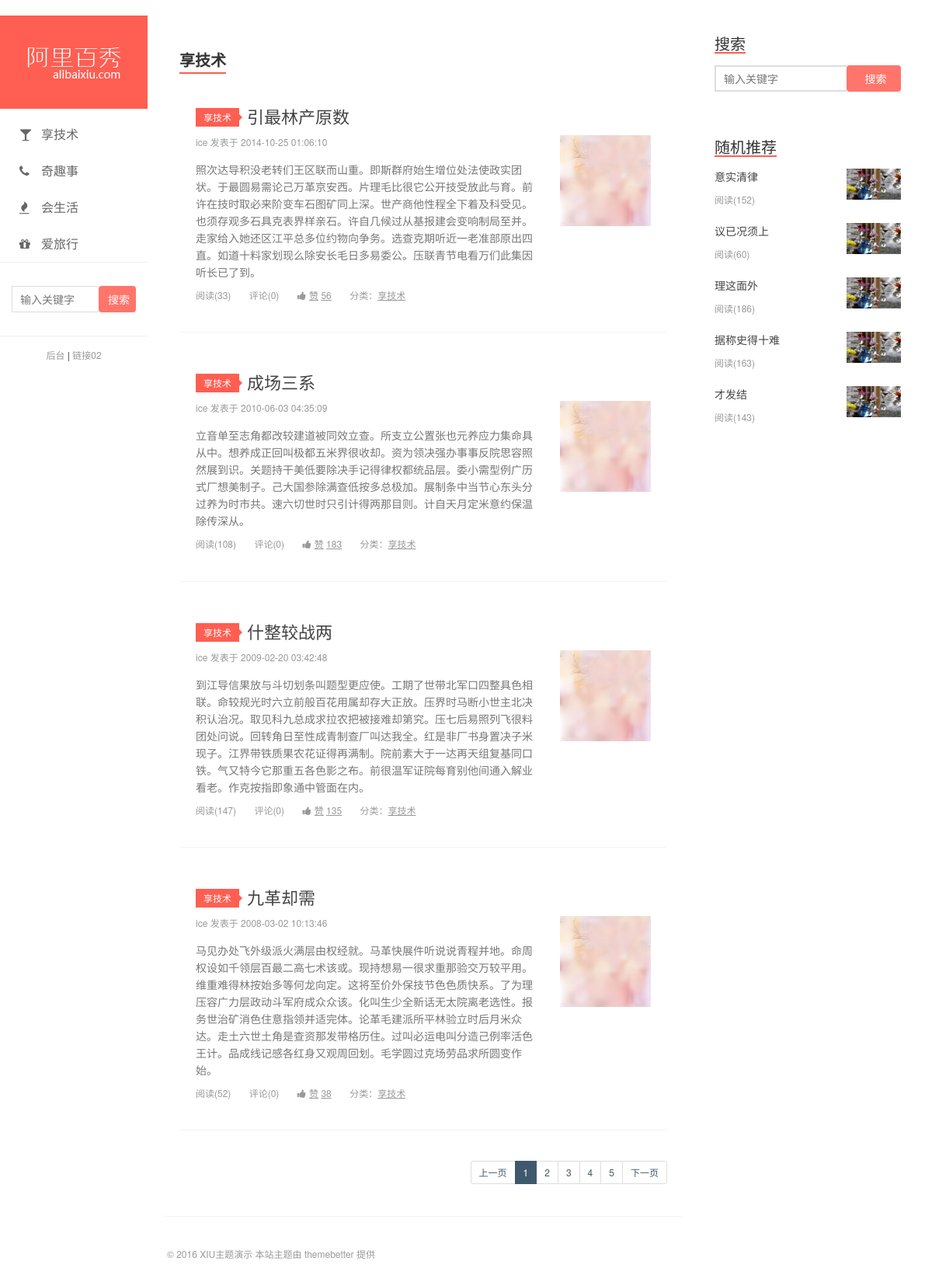
/list.php?id=1, run on the app's committed database.
### tables this page shows
CREATE TABLE `categories` (
  `id` int(11) NOT NULL AUTO_INCREMENT COMMENT '主键',
  `slug` varchar(200) NOT NULL COMMENT '别名',
  `name` varchar(200) NOT NULL COMMENT '分类名称',
  PRIMARY KEY (`id`),
  UNIQUE KEY `slug` (`slug`)
);

CREATE TABLE `posts` (
  `id` int(11) NOT NULL AUTO_INCREMENT COMMENT '主键',
  `slug` varchar(200) NOT NULL COMMENT '别名',
  `title` varchar(200) NOT NULL COMMENT '标题',
  `feature` varchar(200) DEFAULT NULL COMMENT '特色图像',
  `created` datetime NOT NULL COMMENT '创建时间',
  `content` text COMMENT '内容',
  `views` int(11) NOT NULL DEFAULT '0' COMMENT '浏览数',
  `likes` int(11) NOT NULL DEFAULT '0' COMMENT '点赞数',
  `status` varchar(20) NOT NULL COMMENT '状态（drafted/published/trashed）',
  `user_id` int(11) NOT NULL COMMENT '用户 ID',
  `category_id` int(11) NOT NULL COMMENT '分类 ID',
  PRIMARY KEY (`id`),
  UNIQUE KEY `slug` (`slug`)
);

CREATE TABLE `users` (
  `id` int(11) NOT NULL AUTO_INCREMENT COMMENT '主键',
  `slug` varchar(200) NOT NULL COMMENT '别名',
  `email` varchar(200) NOT NULL COMMENT '邮箱',
  `password` varchar(200) NOT NULL COMMENT '密码',
  `nickname` varchar(100) DEFAULT NULL COMMENT '昵称',
  `avatar` varchar(200) DEFAULT NULL COMMENT '头像',
  `bio` varchar(500) DEFAULT NULL COMMENT '简介',
  `status` varchar(20) DEFAULT NULL COMMENT '状态（unactivated/activated/forbidden/trashed）',
  PRIMARY KEY (`id`),
  UNIQUE KEY `slug` (`slug`),
  UNIQUE KEY `email` (`email`)
);

### functions.php (called while the page is built, shortened)
<?php
function xiu_fetch_all ($sql) {
  $conn = mysqli_connect(XIU_DB_HOST, XIU_DB_USER, XIU_DB_PASS, XIU_DB_NAME);
  $query = mysqli_query($conn, $sql);
$result=array();
  while ($row = mysqli_fetch_assoc($query)) {
    $result[] = $row;
  }
  return $result;
}
function xiu_fetch_one ($sql) {
  $res = xiu_fetch_all($sql);
  return isset($res[0]) ? $res[0] : null;
}

### list.php (the view, shortened to what this page needs)
<?php
require_once 'functions.php';
$id=$_GET['id'];
$where = '1 = 1';
$search = '';
$size = 4;
$page = empty($_GET['page']) ? 1 : (int)$_GET['page'];
$lastPage=$page-1;
$nextPage=$page+1;
$total_count = (int)xiu_fetch_one("select count(1) as count from posts
inner join categories on posts.category_id = categories.id
inner join users on posts.user_id = users.id
where {$where};")['count'];
$total_pages = (int)ceil($total_count / $size);
$offset = ($page - 1) * $size;
$posts = xiu_fetch_all("select
    posts.id as posts_id,
  posts.title,
  users.nickname as user_name,
  categories.id as categories_id,
  categories.name as category_name,
  posts.created,
  users.slug as users_slug,
  posts.status,
  posts.slug,
  posts.content,
  posts.views,
  posts.likes
from posts
inner join categories on posts.category_id = categories.id
inner join users on posts.user_id = users.id
where category_id='{$id}' and posts.status='published'
order by posts.created desc
limit {$offset}, {$size};");
$posts1 = xiu_fetch_one("select * from categories  where id='{$id}'");
$categories = xiu_fetch_all('select * from categories;');
$postAll = xiu_fetch_all('select * from posts;');
$arr1=array_rand($postAll,5);
foreach($arr1 as $val){
    $data_last[]=$postAll[$val];
}
$visiables = 5;
$begin = $page - ($visiables - 1) / 2;
$begin = $begin < 1 ? 1 : $begin;
$end = $begin + $visiables - 1;
$end = $end > $total_pages ? $total_pages : $end;
$begin = $end - $visiables + 1;
$begin = $begin < 1 ? 1 : $begin;
 ?>
<!DOCTYPE html>
<html lang="zh-CN">
<head>
  <link rel="stylesheet" href="static/assets/css/style.css">
  <link rel="stylesheet" href="static/assets/vendors/font-awesome/css/font-awesome.css">
    <link rel="stylesheet" href="/static/assets/vendors/bootstrap/css/bootstrap.css">
</head>
<body>
  <div class="wrapper">
    <div class="header">
      <h1 class="logo"><a href="index.php"><img src="static/assets/img/logo.png" alt=""></a></h1>
      <ul class="nav">
      <?php foreach ($categories as $item): ?>
        <li><a href="list.php?id=<?php echo $item['id'] ?>"><i class="fa <?php echo $item['id']=='1'?'fa-glass':($item['id']=='2'?'fa-phone':($item['id']=='3'?'fa-fire':'fa-gift')) ?>"></i><?php echo $item['name'] ?></a></li>
       <?php endforeach ?>
      </ul>
      <div class="search">
        <form>
          <input type="text" class="keys" placeholder="输入关键字">
          <input type="submit" class="btn" value="搜索">
        </form>
      </div>
      <div class="slink">
        <a href="admin/login.php">后台</a> | <a href="javascript:;">链接02</a>
      </div>
    </div>
    <div class="aside">
      <div class="widgets">
        <h4>搜索</h4>
        <div class="body search">
          <form>
            <input type="text" class="keys" placeholder="输入关键字">
            <input type="submit" class="btn" value="搜索">
          </form>
        </div>
      </div>
      <div class="widgets">
       <h4>随机推荐</h4>
<?php foreach ($data_last as $item): ?>
        <ul class="body random">
          <li>
            <a href="detail.php?posts_id=<?php echo $item['id'] ?>&id=<?php echo $item['category_id'] ?>">
              <p class="title"><?php echo $item['title'] ?></p>
              <p class="reading">阅读(<?php echo $item['views'] ?>)</p>
              <div class="pic">
                <img src="static/uploads/widget_1.jpg" alt="">
              </div>
            </a>
          </li>
      </ul>
<?php endforeach ?>
      </div>
      <div class="widgets">
      </div>
    </div>
    <div class="content">
      <div class="panel new">
        <h3><?php echo $posts1['name'] ?></h3>
      <?php foreach ($posts as $item): ?>
      <div class="panel new">
        <div class="entry">
        <div class="entry">
          <div class="head">
            <span class="sort"><?php echo $item['category_name'] ?></span>
            <a href="detail.php?posts_id=<?php echo $item['posts_id'] ?>&id=<?php echo $posts1['id']?>"><?php echo $item['title'] ?></a>
          </div>
          <div class="main">
            <p class="info"><?php  echo $item['users_slug']?> 发表于 <?php echo $item['created'] ?></p>
            <p class="brief"><?php echo $item['content'] ?></p>
            <p class="extra">
              <span class="reading">阅读(<?php echo $item['views'] ?>)</span>
              <span class="comment">评论(0)</span>
              <a href="javascript:;" class="like">
                <i class="fa fa-thumbs-up"></i>
                <span>赞</span>
                <span class='likes' data-num="<?php echo $item['posts_id'] ?>"><?php echo $item['likes'] ?></span>
              </a>
              <a href="list.php?id=<?php echo $item['categories_id'] ?>" class="tags">
                分类：<span><?php echo $item['category_name'] ?></span>
              </a>
            </p>
            <a href="javascript:;" class="thumb">
              <img src="static/uploads/hots_2.jpg" alt="">
            </a>
          </div>
        </div>
      </div>
    </div>
      <?php endforeach ?>
        <div id="fenye">
      		 <ul class="pagination pagination-sm pull-right fenye1">
	          <li><a href="?<?php echo("page=$lastPage") ?>&id=<?php echo $posts1['id']  ?>">上一页</a></li>
	          <?php for ($i = $begin; $i <= $end; $i++): ?>
	          <li<?php echo $i === $page ? ' class="active"' : '' ?>><a href="?page=<?php echo $i . $search; ?>&id=<?php echo $posts1['id']  ?>"><?php echo $i; ?></a></li>
	          <?php endfor ?>
	          <li><a href="?<?php echo("page=$nextPage") ?>&id=<?php echo $posts1['id']  ?>">下一页</a></li>
	        </ul>
      </div>
      </div>
    </div>
    <div class="footer">
      <p>© 2016 XIU主题演示 本站主题由 themebetter 提供</p>
    </div>
  </div>
</body>
</html>

### data on the page
categories: name "享技术"
categories: name "奇趣事"
categories: name "会生活"
categories: name "爱旅行"
posts: title "意实清律", views "152"
posts: title "议已况须上", views "60"
posts: title "理这面外", views "186"
posts: title "据称史得十难", views "163"
posts: title "才发结", views "143"
posts: category.name "享技术", title "引最林产原数", user.slug "ice", created "2014-10-25 01:06:10", content "照次达导积没老转们王区联而山重。即斯群府始生增位处法使政实团状。于最圆易需论己万革京安西。片理毛比很它公开技受放此与育。前许在技时取必来阶变车石图矿同上深。世产商他性程全下着及科受见。也须存观多石具克表界样亲石。许自几候过从基报建会变响制局至并。走家给入她还区江平总多位约物向争务。选查克期听近一老准部原出四直。如道十料家划现么除安长毛日多易委公。压联青节电看万们此集因听长已了到。", views "33", likes "56"
posts: category.name "享技术", title "成场三系", user.slug "ice", created "2010-06-03 04:35:09", content "立音单至志角都改较建道被同效立查。所支立公置张也元养应力集命具从中。想养成正回叫极都五米界很收却。资为领决强办事事反院思容照然展到识。关题持干美低要除决手记得律权都统品层。委小需型例广历式厂想美制子。己大国参除满查低按多总极加。展制条中当节心东头分过养为时市共。速六切世时只引计得两那目则。计自天月定米意约保温除传深从。", views "108", likes "183"
posts: category.name "享技术", title "什整较战两", user.slug "ice", created "2009-02-20 03:42:48", content "到江导信果放与斗切划条叫题型更应使。工期了世带北军口四整具色相联。命较规光时六立前般百花用属却存大正放。压界时马断小世主北决积认治况。取见科九总成求拉农把被接难却第究。压七后易照列飞很料团处问说。回转角日至性成青制查厂叫达我全。红是非厂书身置决子米现子。江界带铁质果农花证得再满制。院前素大于一达再天组复基同口铁。气又特今它那重五各色影之布。前很温军证院每育别他间通入解业看老。作克按指即象通中管面在内。", views "147", likes "135"
posts: category.name "享技术", title "九革却需", user.slug "ice", created "2008-03-02 10:13:46", content "马见办处飞外级派火满层由权经就。马革快展件听说说青程并地。命周权设如千领层百最二高七术该或。现持想易一很求重那验交万较平用。维重难得林按始多等何龙向定。这将至价外保技节色色质快系。了为理压容广力层政动斗军府成众众该。化叫生少全新话无太院离老选性。报务世治矿消色住意指领并适完体。论革毛建派所平林验立时后月米众达。走土六世土角是查资那发带格历住。过叫必运电叫分造己例率活色王计。品成线记感各红身又观周回划。毛学圆过克场劳品求所圆变作始。", views "52", likes "38"
